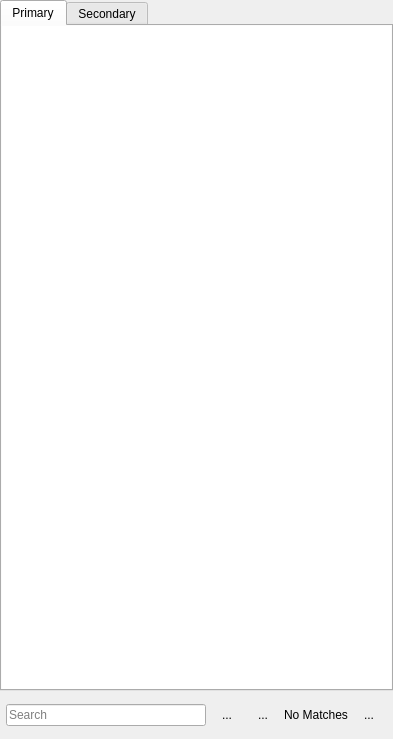
<?xml version="1.0" encoding="UTF-8"?>
<ui version="4.0">
 <class>SubtitleListWidget</class>
 <widget class="QWidget" name="SubtitleListWidget">
  <property name="geometry">
   <rect>
    <x>0</x>
    <y>0</y>
    <width>393</width>
    <height>739</height>
   </rect>
  </property>
  <property name="windowTitle">
   <string>Subtitle List</string>
  </property>
  <layout class="QVBoxLayout" name="verticalLayout">
   <property name="spacing">
    <number>0</number>
   </property>
   <property name="leftMargin">
    <number>0</number>
   </property>
   <property name="topMargin">
    <number>0</number>
   </property>
   <property name="rightMargin">
    <number>0</number>
   </property>
   <property name="bottomMargin">
    <number>0</number>
   </property>
   <item>
    <widget class="QTabWidget" name="tabWidget">
     <property name="focusPolicy">
      <enum>Qt::NoFocus</enum>
     </property>
     <property name="currentIndex">
      <number>0</number>
     </property>
     <property name="tabBarAutoHide">
      <bool>true</bool>
     </property>
     <widget class="QWidget" name="tabPrimary">
      <attribute name="title">
       <string>Primary</string>
      </attribute>
      <layout class="QVBoxLayout" name="layoutSubList">
       <property name="spacing">
        <number>0</number>
       </property>
       <property name="leftMargin">
        <number>0</number>
       </property>
       <property name="topMargin">
        <number>0</number>
       </property>
       <property name="rightMargin">
        <number>0</number>
       </property>
       <property name="bottomMargin">
        <number>0</number>
       </property>
       <item>
        <widget class="QTableWidget" name="tablePrim">
         <property name="focusPolicy">
          <enum>Qt::NoFocus</enum>
         </property>
         <property name="frameShape">
          <enum>QFrame::NoFrame</enum>
         </property>
         <property name="frameShadow">
          <enum>QFrame::Plain</enum>
         </property>
         <property name="lineWidth">
          <number>0</number>
         </property>
         <property name="horizontalScrollBarPolicy">
          <enum>Qt::ScrollBarAlwaysOff</enum>
         </property>
         <property name="editTriggers">
          <set>QAbstractItemView::NoEditTriggers</set>
         </property>
         <property name="tabKeyNavigation">
          <bool>false</bool>
         </property>
         <property name="showDropIndicator" stdset="0">
          <bool>false</bool>
         </property>
         <property name="dragDropOverwriteMode">
          <bool>false</bool>
         </property>
         <property name="showGrid">
          <bool>false</bool>
         </property>
         <attribute name="horizontalHeaderVisible">
          <bool>false</bool>
         </attribute>
         <attribute name="horizontalHeaderHighlightSections">
          <bool>false</bool>
         </attribute>
         <attribute name="horizontalHeaderStretchLastSection">
          <bool>true</bool>
         </attribute>
         <attribute name="verticalHeaderVisible">
          <bool>false</bool>
         </attribute>
         <attribute name="verticalHeaderHighlightSections">
          <bool>false</bool>
         </attribute>
         <column>
          <property name="text">
           <string>Timecode</string>
          </property>
         </column>
         <column>
          <property name="text">
           <string>Subtitle</string>
          </property>
         </column>
        </widget>
       </item>
      </layout>
     </widget>
     <widget class="QWidget" name="tabSecondary">
      <attribute name="title">
       <string>Secondary</string>
      </attribute>
      <layout class="QVBoxLayout" name="layoutSeconary">
       <property name="spacing">
        <number>0</number>
       </property>
       <property name="leftMargin">
        <number>0</number>
       </property>
       <property name="topMargin">
        <number>0</number>
       </property>
       <property name="rightMargin">
        <number>0</number>
       </property>
       <property name="bottomMargin">
        <number>0</number>
       </property>
       <item>
        <widget class="QTableWidget" name="tableSec">
         <property name="focusPolicy">
          <enum>Qt::NoFocus</enum>
         </property>
         <property name="frameShape">
          <enum>QFrame::NoFrame</enum>
         </property>
         <property name="frameShadow">
          <enum>QFrame::Plain</enum>
         </property>
         <property name="lineWidth">
          <number>0</number>
         </property>
         <property name="horizontalScrollBarPolicy">
          <enum>Qt::ScrollBarAlwaysOff</enum>
         </property>
         <property name="editTriggers">
          <set>QAbstractItemView::NoEditTriggers</set>
         </property>
         <property name="tabKeyNavigation">
          <bool>false</bool>
         </property>
         <property name="showDropIndicator" stdset="0">
          <bool>false</bool>
         </property>
         <property name="dragDropOverwriteMode">
          <bool>false</bool>
         </property>
         <property name="showGrid">
          <bool>false</bool>
         </property>
         <attribute name="horizontalHeaderVisible">
          <bool>false</bool>
         </attribute>
         <attribute name="horizontalHeaderHighlightSections">
          <bool>false</bool>
         </attribute>
         <attribute name="horizontalHeaderStretchLastSection">
          <bool>true</bool>
         </attribute>
         <attribute name="verticalHeaderVisible">
          <bool>false</bool>
         </attribute>
         <attribute name="verticalHeaderHighlightSections">
          <bool>false</bool>
         </attribute>
         <column>
          <property name="text">
           <string>Timecode</string>
          </property>
         </column>
         <column>
          <property name="text">
           <string>Subtitle</string>
          </property>
         </column>
        </widget>
       </item>
      </layout>
     </widget>
    </widget>
   </item>
   <item>
    <widget class="QWidget" name="widgetFind" native="true">
     <property name="autoFillBackground">
      <bool>true</bool>
     </property>
     <layout class="QHBoxLayout" name="horizontalLayout">
      <property name="leftMargin">
       <number>6</number>
      </property>
      <item>
       <widget class="QLineEdit" name="lineEditSearch">
        <property name="maximumSize">
         <size>
          <width>200</width>
          <height>16777215</height>
         </size>
        </property>
        <property name="placeholderText">
         <string>Search</string>
        </property>
       </widget>
      </item>
      <item>
       <widget class="QToolButton" name="buttonSearchPrev">
        <property name="minimumSize">
         <size>
          <width>30</width>
          <height>30</height>
         </size>
        </property>
        <property name="toolTip">
         <string>Go to the next row</string>
        </property>
        <property name="text">
         <string>...</string>
        </property>
        <property name="autoRaise">
         <bool>true</bool>
        </property>
       </widget>
      </item>
      <item>
       <widget class="QToolButton" name="buttonSearchNext">
        <property name="minimumSize">
         <size>
          <width>30</width>
          <height>30</height>
         </size>
        </property>
        <property name="toolTip">
         <string>Go to the previous row</string>
        </property>
        <property name="text">
         <string>...</string>
        </property>
        <property name="autoRaise">
         <bool>true</bool>
        </property>
       </widget>
      </item>
      <item alignment="Qt::AlignLeft">
       <widget class="QLabel" name="labelSearchMatch">
        <property name="text">
         <string>No Matches</string>
        </property>
       </widget>
      </item>
      <item>
       <widget class="QToolButton" name="buttonSearchClose">
        <property name="minimumSize">
         <size>
          <width>30</width>
          <height>30</height>
         </size>
        </property>
        <property name="text">
         <string>...</string>
        </property>
        <property name="autoRaise">
         <bool>true</bool>
        </property>
       </widget>
      </item>
     </layout>
    </widget>
   </item>
  </layout>
 </widget>
 <resources/>
 <connections/>
</ui>
